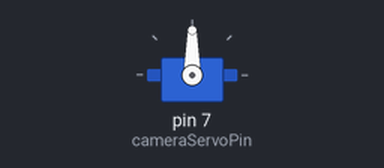
Recording of a sketch running on a simulated Arduino Uno, built with avr-gcc and run on an emulated ATmega328P. Parts: servo.

Above: at 0.05 s.
At 5.05 s:
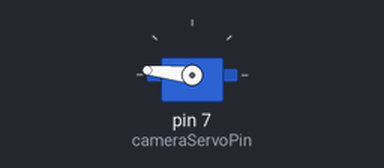
At 10.05 s:
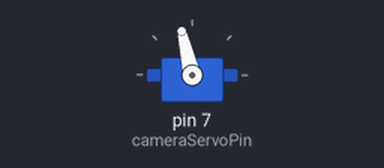
At 20.85 s:
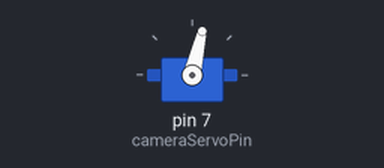
Timing chart, 0 to 28.1 s (numbered marks = the images above):
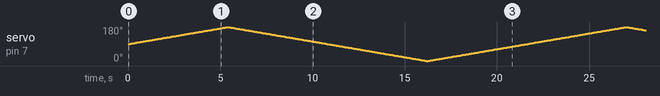

The sketch:

servoSpeedNonBlocking01.ino
```cpp
#include <Servo.h>
#include <elapsedMillis.h>

Servo cameraServo;  // create servo object to control a servo
const int cameraServoPin = 7;

elapsedMillis cameraMovementTimer;
int cameraMovementInterval = 60;

int cameraMaxPosition = 180;
int cameraMinPosition = 0;
int cameraPosition = (cameraMaxPosition + cameraMinPosition) / 2;

int cameraPositionChange = 1; // clockwise = Positve value; counterclockwise = Negative value


void setup() {
  Serial.begin(9600);
  cameraServo.attach(cameraServoPin);  // attaches the servo on pin 9 to the servo object

}

void loop() {
  sweepCamera();

}

void sweepCamera() {
  if(cameraMovementTimer >= cameraMovementInterval) {
    cameraMovementTimer = 0; // reset the timer
    if (cameraPosition >= cameraMaxPosition || cameraPosition <= cameraMinPosition) {
      cameraPositionChange = cameraPositionChange * -1;
    }
    cameraPosition = cameraPosition + cameraPositionChange;
    cameraServo.write(cameraPosition);
  }

}
```
